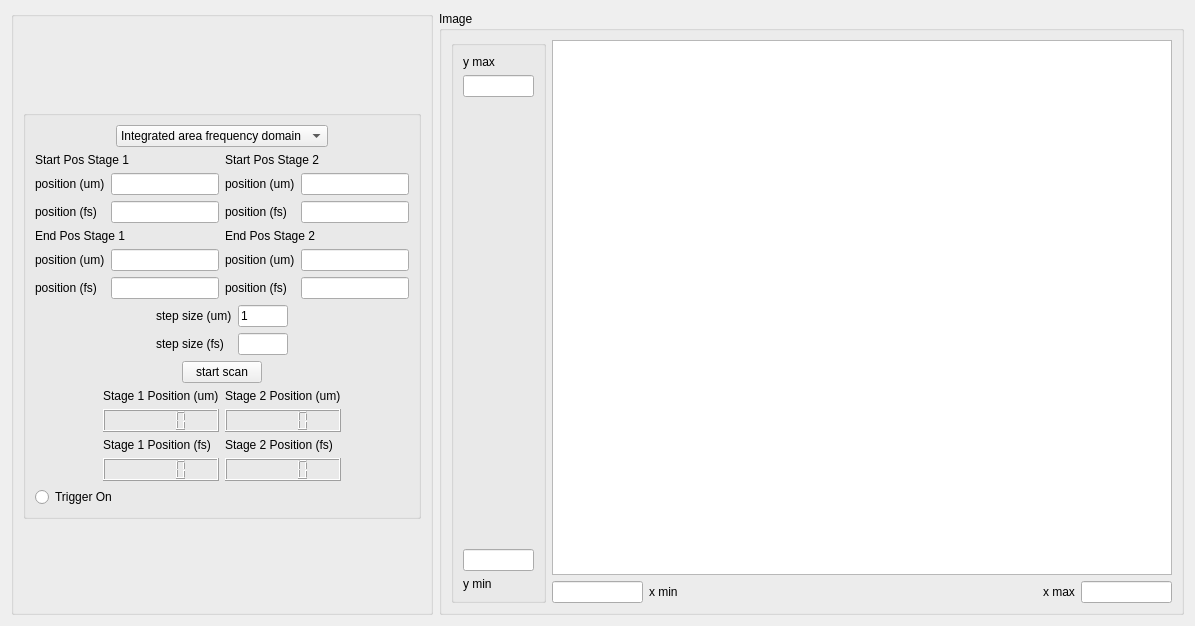
      <widget class="QWidget" name="tab_5">
       <attribute name="title">
        <string>2D Scanning</string>
       </attribute>
       <layout class="QGridLayout" name="gridLayout_11">
        <item row="0" column="0">
         <widget class="QGroupBox" name="groupBox_13">
          <property name="maximumSize">
           <size>
            <width>430</width>
            <height>16777215</height>
           </size>
          </property>
          <layout class="QVBoxLayout" name="verticalLayout_27">
           <item>
            <spacer name="verticalSpacer_10">
             <property name="orientation">
              <enum>Qt::Vertical</enum>
             </property>
             <property name="sizeHint" stdset="0">
              <size>
               <width>20</width>
               <height>40</height>
              </size>
             </property>
            </spacer>
           </item>
           <item>
            <widget class="QGroupBox" name="groupBox_28">
             <property name="maximumSize">
              <size>
               <width>410</width>
               <height>415</height>
              </size>
             </property>
             <layout class="QVBoxLayout" name="verticalLayout_46">
              <item>
               <layout class="QHBoxLayout" name="horizontalLayout_36">
                <item>
                 <spacer name="horizontalSpacer_37">
                  <property name="orientation">
                   <enum>Qt::Horizontal</enum>
                  </property>
                  <property name="sizeHint" stdset="0">
                   <size>
                    <width>40</width>
                    <height>20</height>
                   </size>
                  </property>
                 </spacer>
                </item>
                <item>
                 <widget class="QComboBox" name="cbx_lscn_3">
                  <item>
                   <property name="text">
                    <string>Integrated area frequency domain</string>
                   </property>
                  </item>
                  <item>
                   <property name="text">
                    <string>Vpp time domain</string>
                   </property>
                  </item>
                  <item>
                   <property name="text">
                    <string>Peak frequency domain</string>
                   </property>
                  </item>
                 </widget>
                </item>
                <item>
                 <spacer name="horizontalSpacer_38">
                  <property name="orientation">
                   <enum>Qt::Horizontal</enum>
                  </property>
                  <property name="sizeHint" stdset="0">
                   <size>
                    <width>40</width>
                    <height>20</height>
                   </size>
                  </property>
                 </spacer>
                </item>
               </layout>
              </item>
              <item>
               <layout class="QHBoxLayout" name="horizontalLayout_37">
                <item>
                 <layout class="QVBoxLayout" name="verticalLayout_51">
                  <item>
                   <widget class="QLabel" name="label_30">
                    <property name="text">
                     <string>Start Pos Stage 1</string>
                    </property>
                   </widget>
                  </item>
                  <item>
                   <layout class="QFormLayout" name="formLayout_28">
                    <item row="0" column="1">
                     <widget class="QLineEdit" name="le_img_start_um_1"/>
                    </item>
                    <item row="1" column="0">
                     <widget class="QLabel" name="label_89">
                      <property name="text">
                       <string>position (fs)</string>
                      </property>
                     </widget>
                    </item>
                    <item row="1" column="1">
                     <widget class="QLineEdit" name="le_img_start_fs_1"/>
                    </item>
                    <item row="0" column="0">
                     <widget class="QLabel" name="label_90">
                      <property name="text">
                       <string>position (um)</string>
                      </property>
                     </widget>
                    </item>
                   </layout>
                  </item>
                 </layout>
                </item>
                <item>
                 <layout class="QVBoxLayout" name="verticalLayout_52">
                  <item>
                   <widget class="QLabel" name="label_31">
                    <property name="text">
                     <string>Start Pos Stage 2</string>
                    </property>
                   </widget>
                  </item>
                  <item>
                   <layout class="QFormLayout" name="formLayout_29">
                    <item row="0" column="0">
                     <widget class="QLabel" name="label_91">
                      <property name="text">
                       <string>position (um)</string>
                      </property>
                     </widget>
                    </item>
                    <item row="0" column="1">
                     <widget class="QLineEdit" name="le_img_start_um_2"/>
                    </item>
                    <item row="1" column="0">
                     <widget class="QLabel" name="label_92">
                      <property name="text">
                       <string>position (fs)</string>
                      </property>
                     </widget>
                    </item>
                    <item row="1" column="1">
                     <widget class="QLineEdit" name="le_img_start_fs_2"/>
                    </item>
                   </layout>
                  </item>
                 </layout>
                </item>
               </layout>
              </item>
              <item>
               <layout class="QHBoxLayout" name="horizontalLayout_38">
                <item>
                 <layout class="QVBoxLayout" name="verticalLayout_53">
                  <item>
                   <widget class="QLabel" name="label_32">
                    <property name="text">
                     <string>End Pos Stage 1</string>
                    </property>
                   </widget>
                  </item>
                  <item>
                   <layout class="QFormLayout" name="formLayout_30">
                    <item row="0" column="1">
                     <widget class="QLineEdit" name="le_img_end_um_1"/>
                    </item>
                    <item row="1" column="0">
                     <widget class="QLabel" name="label_93">
                      <property name="text">
                       <string>position (fs)</string>
                      </property>
                     </widget>
                    </item>
                    <item row="1" column="1">
                     <widget class="QLineEdit" name="le_img_end_fs_1"/>
                    </item>
                    <item row="0" column="0">
                     <widget class="QLabel" name="label_94">
                      <property name="text">
                       <string>position (um)</string>
                      </property>
                     </widget>
                    </item>
                   </layout>
                  </item>
                 </layout>
                </item>
                <item>
                 <layout class="QVBoxLayout" name="verticalLayout_54">
                  <item>
                   <widget class="QLabel" name="label_33">
                    <property name="text">
                     <string>End Pos Stage 2</string>
                    </property>
                   </widget>
                  </item>
                  <item>
                   <layout class="QFormLayout" name="formLayout_31">
                    <item row="0" column="0">
                     <widget class="QLabel" name="label_95">
                      <property name="text">
                       <string>position (um)</string>
                      </property>
                     </widget>
                    </item>
                    <item row="0" column="1">
                     <widget class="QLineEdit" name="le_img_end_um_2"/>
                    </item>
                    <item row="1" column="0">
                     <widget class="QLabel" name="label_96">
                      <property name="text">
                       <string>position (fs)</string>
                      </property>
                     </widget>
                    </item>
                    <item row="1" column="1">
                     <widget class="QLineEdit" name="le_img_end_fs_2"/>
                    </item>
                   </layout>
                  </item>
                 </layout>
                </item>
               </layout>
              </item>
              <item>
               <layout class="QHBoxLayout" name="horizontalLayout_39">
                <item>
                 <spacer name="horizontalSpacer_39">
                  <property name="orientation">
                   <enum>Qt::Horizontal</enum>
                  </property>
                  <property name="sizeHint" stdset="0">
                   <size>
                    <width>40</width>
                    <height>20</height>
                   </size>
                  </property>
                 </spacer>
                </item>
                <item>
                 <layout class="QFormLayout" name="formLayout_17">
                  <item row="0" column="0">
                   <widget class="QLabel" name="label_97">
                    <property name="text">
                     <string>step size (um)</string>
                    </property>
                   </widget>
                  </item>
                  <item row="0" column="1">
                   <widget class="QLineEdit" name="le_img_step_size_um">
                    <property name="maximumSize">
                     <size>
                      <width>50</width>
                      <height>16777215</height>
                     </size>
                    </property>
                    <property name="text">
                     <string>1</string>
                    </property>
                   </widget>
                  </item>
                  <item row="1" column="0">
                   <widget class="QLabel" name="label_98">
                    <property name="text">
                     <string>step size (fs)</string>
                    </property>
                   </widget>
                  </item>
                  <item row="1" column="1">
                   <widget class="QLineEdit" name="le_img_step_size_fs">
                    <property name="maximumSize">
                     <size>
                      <width>50</width>
                      <height>16777215</height>
                     </size>
                    </property>
                    <property name="text">
                     <string/>
                    </property>
                   </widget>
                  </item>
                 </layout>
                </item>
                <item>
                 <spacer name="horizontalSpacer_40">
                  <property name="orientation">
                   <enum>Qt::Horizontal</enum>
                  </property>
                  <property name="sizeHint" stdset="0">
                   <size>
                    <width>40</width>
                    <height>20</height>
                   </size>
                  </property>
                 </spacer>
                </item>
               </layout>
              </item>
              <item>
               <layout class="QHBoxLayout" name="horizontalLayout_62">
                <item>
                 <spacer name="horizontalSpacer_76">
                  <property name="orientation">
                   <enum>Qt::Horizontal</enum>
                  </property>
                  <property name="sizeHint" stdset="0">
                   <size>
                    <width>40</width>
                    <height>20</height>
                   </size>
                  </property>
                 </spacer>
                </item>
                <item>
                 <widget class="QPushButton" name="btn_img_start">
                  <property name="text">
                   <string>start scan</string>
                  </property>
                 </widget>
                </item>
                <item>
                 <spacer name="horizontalSpacer_77">
                  <property name="orientation">
                   <enum>Qt::Horizontal</enum>
                  </property>
                  <property name="sizeHint" stdset="0">
                   <size>
                    <width>40</width>
                    <height>20</height>
                   </size>
                  </property>
                 </spacer>
                </item>
               </layout>
              </item>
              <item>
               <layout class="QHBoxLayout" name="horizontalLayout_63">
                <item>
                 <spacer name="horizontalSpacer_78">
                  <property name="orientation">
                   <enum>Qt::Horizontal</enum>
                  </property>
                  <property name="sizeHint" stdset="0">
                   <size>
                    <width>40</width>
                    <height>20</height>
                   </size>
                  </property>
                 </spacer>
                </item>
                <item>
                 <layout class="QGridLayout" name="gridLayout_10">
                  <item row="0" column="0">
                   <layout class="QVBoxLayout" name="verticalLayout_55">
                    <item>
                     <widget class="QLabel" name="label_99">
                      <property name="text">
                       <string>Stage 1 Position (um)</string>
                      </property>
                     </widget>
                    </item>
                    <item>
                     <widget class="QLCDNumber" name="lcd_img_pos_um_1"/>
                    </item>
                   </layout>
                  </item>
                  <item row="0" column="1">
                   <layout class="QVBoxLayout" name="verticalLayout_56">
                    <item>
                     <widget class="QLabel" name="label_100">
                      <property name="text">
                       <string>Stage 2 Position (um)</string>
                      </property>
                     </widget>
                    </item>
                    <item>
                     <widget class="QLCDNumber" name="lcd_img_pos_um_2"/>
                    </item>
                   </layout>
                  </item>
                  <item row="1" column="0">
                   <layout class="QVBoxLayout" name="verticalLayout_57">
                    <item>
                     <widget class="QLabel" name="label_101">
                      <property name="text">
                       <string>Stage 1 Position (fs)</string>
                      </property>
                     </widget>
                    </item>
                    <item>
                     <widget class="QLCDNumber" name="lcd_img_pos_fs_1"/>
                    </item>
                   </layout>
                  </item>
                  <item row="1" column="1">
                   <layout class="QVBoxLayout" name="verticalLayout_58">
                    <item>
                     <widget class="QLabel" name="label_102">
                      <property name="text">
                       <string>Stage 2 Position (fs)</string>
                      </property>
                     </widget>
                    </item>
                    <item>
                     <widget class="QLCDNumber" name="lcd_img_pos_fs_2"/>
                    </item>
                   </layout>
                  </item>
                 </layout>
                </item>
                <item>
                 <spacer name="horizontalSpacer_79">
                  <property name="orientation">
                   <enum>Qt::Horizontal</enum>
                  </property>
                  <property name="sizeHint" stdset="0">
                   <size>
                    <width>40</width>
                    <height>20</height>
                   </size>
                  </property>
                 </spacer>
                </item>
               </layout>
              </item>
              <item>
               <widget class="QRadioButton" name="radbtn_img_trigon">
                <property name="text">
                 <string>Trigger On</string>
                </property>
               </widget>
              </item>
             </layout>
            </widget>
           </item>
           <item>
            <spacer name="verticalSpacer_11">
             <property name="orientation">
              <enum>Qt::Vertical</enum>
             </property>
             <property name="sizeHint" stdset="0">
              <size>
               <width>20</width>
               <height>40</height>
              </size>
             </property>
            </spacer>
           </item>
          </layout>
         </widget>
        </item>
        <item row="0" column="1">
         <widget class="QGroupBox" name="groupBox_26">
          <property name="minimumSize">
           <size>
            <width>741</width>
            <height>604</height>
           </size>
          </property>
          <property name="title">
           <string>Image</string>
          </property>
          <layout class="QHBoxLayout" name="horizontalLayout_58">
           <item>
            <widget class="QGroupBox" name="groupBox_12">
             <property name="maximumSize">
              <size>
               <width>95</width>
               <height>16777215</height>
              </size>
             </property>
             <layout class="QVBoxLayout" name="verticalLayout_40">
              <item>
               <widget class="QLabel" name="label_59">
                <property name="text">
                 <string>y max</string>
                </property>
               </widget>
              </item>
              <item>
               <widget class="QLineEdit" name="le_img_ymax">
                <property name="maximumSize">
                 <size>
                  <width>91</width>
                  <height>16777215</height>
                 </size>
                </property>
               </widget>
              </item>
              <item>
               <spacer name="verticalSpacer_16">
                <property name="orientation">
                 <enum>Qt::Vertical</enum>
                </property>
                <property name="sizeHint" stdset="0">
                 <size>
                  <width>20</width>
                  <height>40</height>
                 </size>
                </property>
               </spacer>
              </item>
              <item>
               <widget class="QLineEdit" name="le_img_ymin">
                <property name="maximumSize">
                 <size>
                  <width>91</width>
                  <height>16777215</height>
                 </size>
                </property>
               </widget>
              </item>
              <item>
               <widget class="QLabel" name="label_60">
                <property name="text">
                 <string>y min</string>
                </property>
               </widget>
              </item>
             </layout>
            </widget>
           </item>
           <item>
            <layout class="QVBoxLayout" name="verticalLayout_41">
             <item>
              <widget class="ImageWithAxisWidget" name="gv_img">
               <property name="minimumSize">
                <size>
                 <width>620</width>
                 <height>439</height>
                </size>
               </property>
              </widget>
             </item>
             <item>
              <layout class="QHBoxLayout" name="horizontalLayout_60">
               <item>
                <widget class="QLineEdit" name="le_img_xmin">
                 <property name="maximumSize">
                  <size>
                   <width>91</width>
                   <height>16777215</height>
                  </size>
                 </property>
                </widget>
               </item>
               <item>
                <widget class="QLabel" name="label_63">
                 <property name="text">
                  <string>x min</string>
                 </property>
                </widget>
               </item>
               <item>
                <spacer name="horizontalSpacer_69">
                 <property name="orientation">
                  <enum>Qt::Horizontal</enum>
                 </property>
                 <property name="sizeHint" stdset="0">
                  <size>
                   <width>40</width>
                   <height>20</height>
                  </size>
                 </property>
                </spacer>
               </item>
               <item>
                <widget class="QLabel" name="label_65">
                 <property name="text">
                  <string>x max</string>
                 </property>
                </widget>
               </item>
               <item>
                <widget class="QLineEdit" name="le_img_xmax">
                 <property name="maximumSize">
                  <size>
                   <width>91</width>
                   <height>16777215</height>
                  </size>
                 </property>
                </widget>
               </item>
              </layout>
             </item>
            </layout>
           </item>
          </layout>
         </widget>
        </item>
       </layout>
      </widget>
